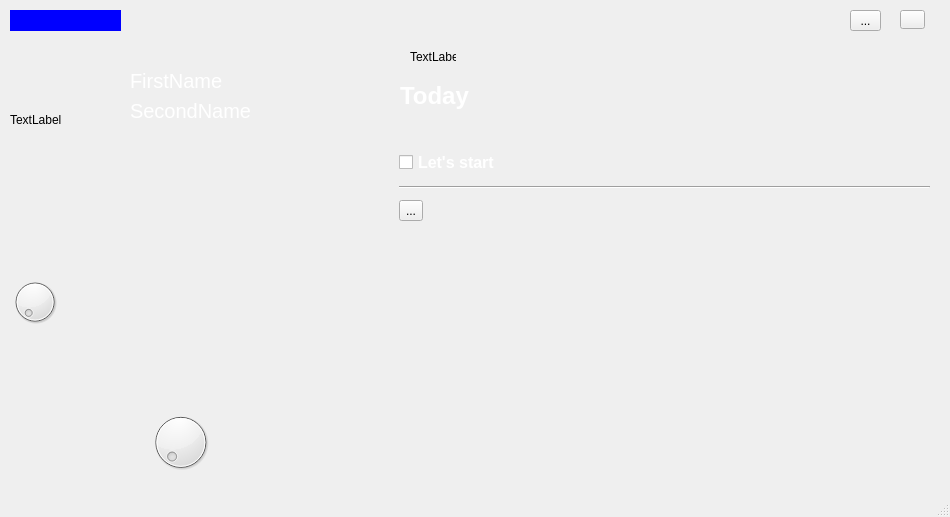
<?xml version="1.0" encoding="UTF-8"?>
<ui version="4.0">
 <class>MainWindow</class>
 <widget class="QMainWindow" name="MainWindow">
  <property name="geometry">
   <rect>
    <x>0</x>
    <y>0</y>
    <width>950</width>
    <height>517</height>
   </rect>
  </property>
  <property name="windowTitle">
   <string>MainWindow</string>
  </property>
  <widget class="QWidget" name="centralwidget">
   <property name="styleSheet">
    <string notr="true">Line {
	background-color: #666666;
	}
</string>
   </property>
   <widget class="QLabel" name="label">
    <property name="geometry">
     <rect>
      <x>0</x>
      <y>0</y>
      <width>950</width>
      <height>517</height>
     </rect>
    </property>
    <property name="text">
     <string/>
    </property>
    <property name="pixmap">
     <pixmap>icon_background.png</pixmap>
    </property>
    <property name="scaledContents">
     <bool>true</bool>
    </property>
   </widget>
   <widget class="QToolButton" name="left_button">
    <property name="geometry">
     <rect>
      <x>10</x>
      <y>10</y>
      <width>111</width>
      <height>21</height>
     </rect>
    </property>
    <property name="styleSheet">
     <string notr="true">QToolButton {
	border: none;
	background-color: blue;
}</string>
    </property>
    <property name="text">
     <string/>
    </property>
    <property name="popupMode">
     <enum>QToolButton::InstantPopup</enum>
    </property>
   </widget>
   <widget class="QToolButton" name="Settings_but">
    <property name="geometry">
     <rect>
      <x>900</x>
      <y>10</y>
      <width>25</width>
      <height>19</height>
     </rect>
    </property>
    <property name="text">
     <string/>
    </property>
   </widget>
   <widget class="QToolButton" name="notification_but">
    <property name="geometry">
     <rect>
      <x>850</x>
      <y>10</y>
      <width>31</width>
      <height>21</height>
     </rect>
    </property>
    <property name="text">
     <string>...</string>
    </property>
   </widget>
   <widget class="QWidget" name="verticalLayoutWidget">
    <property name="geometry">
     <rect>
      <x>399</x>
      <y>145</y>
      <width>531</width>
      <height>82</height>
     </rect>
    </property>
    <layout class="QVBoxLayout" name="verticalLayout">
     <item>
      <widget class="QCheckBox" name="checkBox">
       <property name="styleSheet">
        <string notr="true">color: #FFFFFF;
font-size: 16px;
font-family: Calibri, Candara, Segoe, &quot;Segoe UI&quot;, Optima, Arial, sans-serif;
font-style:normal;
font-weight: bold;</string>
       </property>
       <property name="text">
        <string>Let's start</string>
       </property>
       <property name="checked">
        <bool>false</bool>
       </property>
      </widget>
     </item>
     <item>
      <widget class="Line" name="under_line">
       <property name="styleSheet">
        <string notr="true"/>
       </property>
       <property name="orientation">
        <enum>Qt::Horizontal</enum>
       </property>
      </widget>
     </item>
     <item>
      <widget class="QToolButton" name="toolButton_2">
       <property name="text">
        <string>...</string>
       </property>
      </widget>
     </item>
    </layout>
   </widget>
   <widget class="QLabel" name="day">
    <property name="geometry">
     <rect>
      <x>400</x>
      <y>80</y>
      <width>71</width>
      <height>31</height>
     </rect>
    </property>
    <property name="styleSheet">
     <string notr="true">color: #FFFFFF;
font-size: 24px;
font-weight: 900;
font-family: Calibri, Candara, Segoe, &quot;Segoe UI&quot;, Optima, Arial, sans-serif;
font-style:normal;</string>
    </property>
    <property name="text">
     <string>Today</string>
    </property>
   </widget>
   <widget class="QLabel" name="Data">
    <property name="geometry">
     <rect>
      <x>410</x>
      <y>50</y>
      <width>46</width>
      <height>13</height>
     </rect>
    </property>
    <property name="text">
     <string>TextLabel</string>
    </property>
   </widget>
   <widget class="QLabel" name="FirstName">
    <property name="geometry">
     <rect>
      <x>130</x>
      <y>70</y>
      <width>241</width>
      <height>21</height>
     </rect>
    </property>
    <property name="styleSheet">
     <string notr="true">color: #FFFFFF;
font-size: 20px;
font-family: Calibri, Candara, Segoe, &quot;Segoe UI&quot;, Optima, Arial, sans-serif;
font-style:normal;</string>
    </property>
    <property name="text">
     <string>FirstName</string>
    </property>
   </widget>
   <widget class="QLabel" name="SecondName">
    <property name="geometry">
     <rect>
      <x>130</x>
      <y>100</y>
      <width>241</width>
      <height>21</height>
     </rect>
    </property>
    <property name="styleSheet">
     <string notr="true">color: #FFFFFF;
font-size: 20px;
font-family: Calibri, Candara, Segoe, &quot;Segoe UI&quot;, Optima, Arial, sans-serif;
font-style:normal;</string>
    </property>
    <property name="text">
     <string>SecondName</string>
    </property>
   </widget>
   <widget class="QDial" name="dial">
    <property name="geometry">
     <rect>
      <x>110</x>
      <y>410</y>
      <width>141</width>
      <height>64</height>
     </rect>
    </property>
   </widget>
   <widget class="QDial" name="dial_2">
    <property name="geometry">
     <rect>
      <x>10</x>
      <y>270</y>
      <width>50</width>
      <height>64</height>
     </rect>
    </property>
   </widget>
   <widget class="QLabel" name="Avatar">
    <property name="geometry">
     <rect>
      <x>10</x>
      <y>60</y>
      <width>118</width>
      <height>120</height>
     </rect>
    </property>
    <property name="text">
     <string>TextLabel</string>
    </property>
   </widget>
   <zorder>label</zorder>
   <zorder>left_button</zorder>
   <zorder>Settings_but</zorder>
   <zorder>notification_but</zorder>
   <zorder>verticalLayoutWidget</zorder>
   <zorder>Data</zorder>
   <zorder>FirstName</zorder>
   <zorder>day</zorder>
   <zorder>SecondName</zorder>
   <zorder>dial</zorder>
   <zorder>dial_2</zorder>
   <zorder>Avatar</zorder>
  </widget>
  <widget class="QMenuBar" name="menubar">
   <property name="geometry">
    <rect>
     <x>0</x>
     <y>0</y>
     <width>950</width>
     <height>21</height>
    </rect>
   </property>
  </widget>
  <widget class="QStatusBar" name="statusbar"/>
 </widget>
 <resources/>
 <connections/>
</ui>
